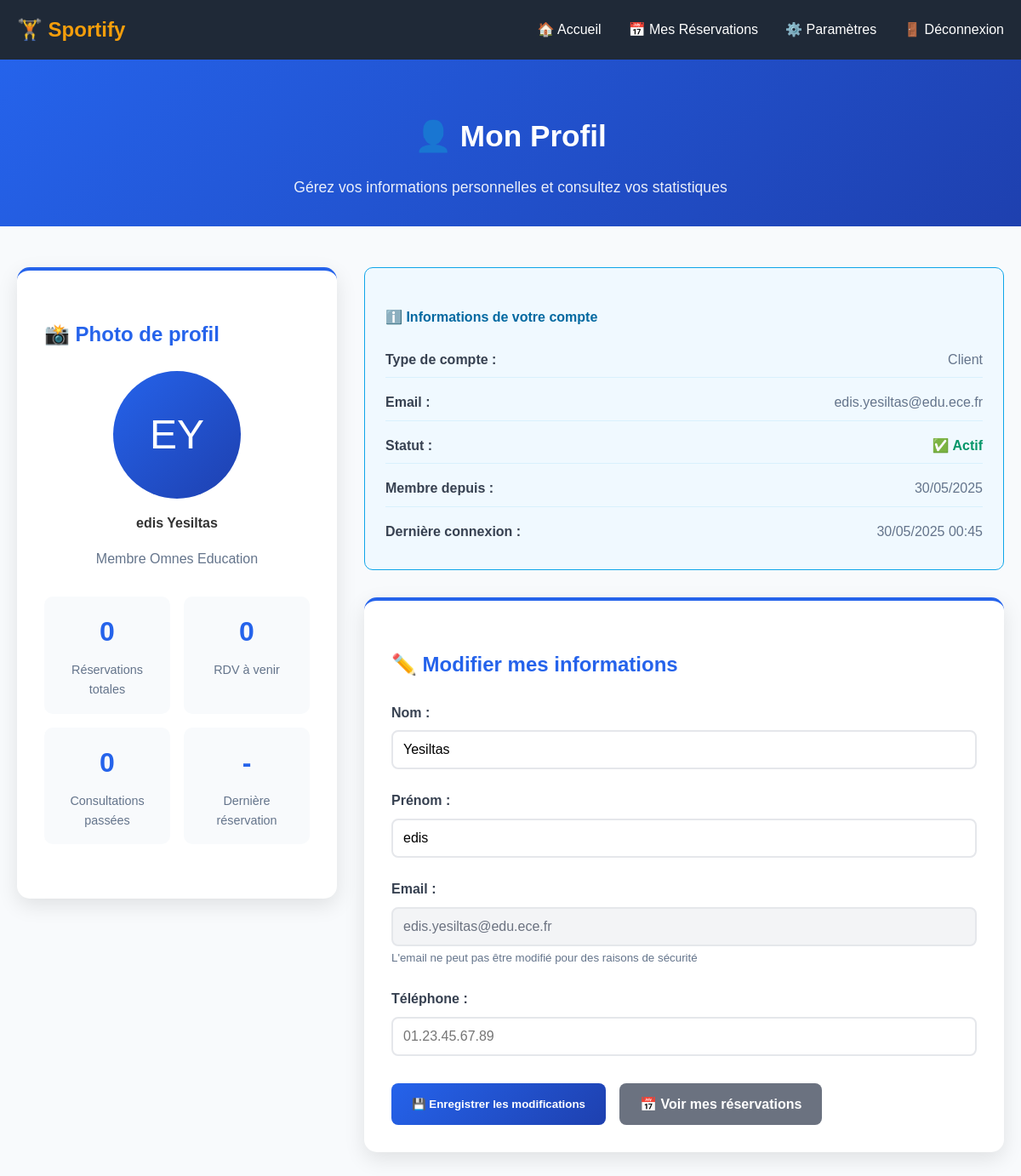
Page /mon_profil.php (signed in) on the committed database.
### tables this page shows
CREATE TABLE IF NOT EXISTS `utilisateurs` (
  `id` int NOT NULL AUTO_INCREMENT,
  `nom` varchar(100) NOT NULL,
  `prenom` varchar(100) NOT NULL,
  `email` varchar(100) NOT NULL,
  `mot_de_passe` varchar(255) NOT NULL,
  `type_compte` enum('administrateur','coach','client') DEFAULT 'client',
  `telephone` varchar(20) DEFAULT NULL,
  `photo_profil` varchar(255) DEFAULT NULL,
  `statut` enum('actif','suspendu','inactif') DEFAULT 'actif',
  `date_creation` timestamp NULL DEFAULT CURRENT_TIMESTAMP,
  `derniere_connexion` timestamp NULL DEFAULT NULL,
  `created_at` timestamp NULL DEFAULT CURRENT_TIMESTAMP,
  `updated_at` timestamp NULL DEFAULT CURRENT_TIMESTAMP ON UPDATE CURRENT_TIMESTAMP,
  PRIMARY KEY (`id`),
  UNIQUE KEY `email` (`email`),
  KEY `idx_email` (`email`),
  KEY `idx_type_compte` (`type_compte`)
);

### mon_profil.php (the view, shortened to what this page needs)
<?php
$user = getCurrentUser();
function getClientProfile($user_id) {
    $conn = getdbConnection();
    $query = "SELECT u.*,
                     COUNT(c.id) as nb_reservations_total,
                     COUNT(CASE WHEN c.date_creneau >= CURDATE() THEN 1 END) as nb_reservations_futures,
                     COUNT(CASE WHEN c.date_creneau < CURDATE() THEN 1 END) as nb_consultations_passees,
                     MAX(c.date_creneau) as derniere_reservation
              FROM utilisateurs u
              LEFT JOIN creneaux c ON c.etudiant_email = u.email AND c.statut = 'reserve'
              WHERE u.id = :user_id AND u.type_compte = 'client'
              GROUP BY u.id";
    $stmt = $conn->prepare($query);
    $stmt->bindParam(':user_id', $user_id);
    $stmt->execute();
    return $stmt->fetch();
}
$profile = getClientProfile($user['id']);
?>
<!DOCTYPE html>
<html lang="fr">
<head>
</head>
<body>
    <nav class="navbar">
        <div class="nav-container">
            <a href="index.php" class="logo">🏋️ Sportify</a>
            <div class="nav-links">
                <a href="index.php">🏠 Accueil</a>
                <a href="mes_reservations.php">📅 Mes Réservations</a>
                <a href="parametres.php">⚙️ Paramètres</a>
                <a href="logout.php">🚪 Déconnexion</a>
            </div>
        </div>
    </nav>
    <section class="page-header">
        <div class="container">
            <h1>👤 Mon Profil</h1>
            <p>Gérez vos informations personnelles et consultez vos statistiques</p>
        </div>
    </section>
    <section class="main-content">
        <div class="container">
            <div class="profile-grid">
                <div>
                    <div class="info-card">
                        <h3 class="card-title">📸 Photo de profil</h3>
                        <div class="profile-photo-section">
                            <?php if (!empty($profile['photo_profil'])): ?>
                                <img src="<?= htmlspecialchars($profile['photo_profil']) ?>" alt="Photo de profil" class="profile-photo">
                            <?php else: ?>
                                <div class="photo-placeholder">
                                    <?= strtoupper(substr($profile['prenom'], 0, 1) . substr($profile['nom'], 0, 1)) ?>
                                </div>
                            <?php endif; ?>
                            <p><strong><?= htmlspecialchars($profile['prenom'] . ' ' . $profile['nom']) ?></strong></p>
                            <p style="color: #64748b;">Membre Omnes Education</p>
                        </div>
                        <div class="stats-grid">
                            <div class="stat-item">
                                <div class="stat-number"><?= $profile['nb_reservations_total'] ?: 0 ?></div>
                                <div class="stat-label">Réservations totales</div>
                            </div>
                            <div class="stat-item">
                                <div class="stat-number"><?= $profile['nb_reservations_futures'] ?: 0 ?></div>
                                <div class="stat-label">RDV à venir</div>
                            </div>
                            <div class="stat-item">
                                <div class="stat-number"><?= $profile['nb_consultations_passees'] ?: 0 ?></div>
                                <div class="stat-label">Consultations passées</div>
                            </div>
                            <div class="stat-item">
                                <div class="stat-number">
                                    <?php if ($profile['derniere_reservation']): ?>
                                        <?= date('d/m', strtotime($profile['derniere_reservation'])) ?>
                                    <?php else: ?>
                                        -
                                    <?php endif; ?>
                                </div>
                                <div class="stat-label">Dernière réservation</div>
                            </div>
                        </div>
                    </div>
                </div>
                <div>
                    <div class="account-info">
                        <h4>ℹ️ Informations de votre compte</h4>
                        <div class="info-row">
                            <span class="info-label">Type de compte :</span>
                            <span class="info-value"><?= ucfirst($profile['type_compte']) ?></span>
                        </div>
                        <div class="info-row">
                            <span class="info-label">Email :</span>
                            <span class="info-value"><?= htmlspecialchars($profile['email']) ?></span>
                        </div>
                        <div class="info-row">
                            <span class="info-label">Statut :</span>
                            <span class="info-value">
                                <span style="color: #059669; font-weight: 600;">✅ <?= ucfirst($profile['statut']) ?></span>
                            </span>
                        </div>
                        <div class="info-row">
                            <span class="info-label">Membre depuis :</span>
                            <span class="info-value"><?= date('d/m/Y', strtotime($profile['date_creation'])) ?></span>
                        </div>
                        <?php if ($profile['derniere_connexion']): ?>
                        <div class="info-row">
                            <span class="info-label">Dernière connexion :</span>
                            <span class="info-value"><?= date('d/m/Y H:i', strtotime($profile['derniere_connexion'])) ?></span>
                        </div>
                        <?php endif; ?>
                    </div>
                    <div class="info-card">
                        <h3 class="card-title">✏️ Modifier mes informations</h3>
                        <form id="profileForm">
                            <div class="form-group">
                                <label for="nom">Nom :</label>
                                <input type="text" id="nom" name="nom" value="<?= htmlspecialchars($profile['nom']) ?>" required>
                            </div>
                            <div class="form-group">
                                <label for="prenom">Prénom :</label>
                                <input type="text" id="prenom" name="prenom" value="<?= htmlspecialchars($profile['prenom']) ?>" required>
                            </div>
                            <div class="form-group">
                                <label for="email">Email :</label>
                                <input type="email" id="email" name="email" value="<?= htmlspecialchars($profile['email']) ?>" disabled>
                                <small style="color: #64748b;">L'email ne peut pas être modifié pour des raisons de sécurité</small>
                            </div>
                            <div class="form-group">
                                <label for="telephone">Téléphone :</label>
                                <input type="tel" id="telephone" name="telephone" value="<?= htmlspecialchars($profile['telephone'] ?: '') ?>" placeholder="01.23.45.67.89">
                            </div>
                            <div style="display: flex; gap: 1rem; margin-top: 2rem;">
                                <button type="submit" class="btn btn-primary">
                                    💾 Enregistrer les modifications
                                </button>
                                <a href="mes_reservations.php" class="btn btn-secondary">
                                    📅 Voir mes réservations
                                </a>
                            </div>
                        </form>
                    </div>
                </div>
            </div>
        </div>
    </section>
</body>
</html>

### mon_profil.php (style rules this page uses)
body { margin: 0; padding: 0; font-family: Arial, sans-serif; background-color: #f8fafc; color: #333; line-height: 1.6; }
.navbar { background-color: #1f2937; padding: 1rem 0; }
.nav-container { max-width: 1200px; margin: 0 auto; display: flex; justify-content: space-between; align-items: center; padding: 0 20px; }
.logo { color: #f59e0b; font-size: 1.5rem; font-weight: bold; text-decoration: none; }
.nav-links { display: flex; gap: 2rem; align-items: center; }
.nav-links a { color: white; text-decoration: none; transition: color 0.3s; }
.page-header { background: linear-gradient(135deg, #2563eb, #1e40af); color: white; padding: 2rem 0; text-align: center; }
.page-header h1 { font-size: 2.2rem; margin-bottom: 0.5rem; }
.page-header p { font-size: 1.1rem; margin-bottom: 0; opacity: 0.9; }
.container { max-width: 1200px; margin: 0 auto; padding: 0 20px; }
.main-content { padding: 3rem 0; }
.profile-grid { display: grid; grid-template-columns: 1fr 2fr; gap: 2rem; margin-bottom: 2rem; }
.info-card { background: white; border-radius: 15px; padding: 2rem; box-shadow: 0 8px 25px rgba(0,0,0,0.1); border-top: 4px solid #2563eb; }
.card-title { color: #2563eb; font-size: 1.5rem; font-weight: bold; margin-bottom: 1.5rem; }
.profile-photo-section { text-align: center; margin-bottom: 2rem; }
.photo-placeholder { width: 150px; height: 150px; border-radius: 50%; background: linear-gradient(135deg, #2563eb, #1e40af); display: flex; align-items: center; justify-content: center; color: white; font-size: 3rem; margin: 0 auto 1rem; }
.stats-grid { display: grid; grid-template-columns: repeat(2, 1fr); gap: 1rem; margin-bottom: 2rem; }
.stat-item { background: #f8fafc; padding: 1rem; border-radius: 10px; text-align: center; }
.stat-number { font-size: 2rem; font-weight: bold; color: #2563eb; margin-bottom: 0.5rem; }
.stat-label { color: #64748b; font-size: 0.9rem; }
.form-group { margin-bottom: 1.5rem; }
.form-group label { display: block; margin-bottom: 0.5rem; font-weight: 600; color: #374151; }
.form-group input { width: 100%; padding: 0.75rem; border: 2px solid #e5e7eb; border-radius: 8px; font-size: 1rem; box-sizing: border-box; transition: border-color 0.3s; }
.form-group input:disabled { background: #f3f4f6; color: #6b7280; cursor: not-allowed; }
.btn { padding: 0.75rem 1.5rem; border: none; border-radius: 8px; font-weight: 600; cursor: pointer; transition: all 0.3s; text-decoration: none; display: inline-block; text-align: center; }
.btn-primary { background: linear-gradient(135deg, #2563eb, #1e40af); color: white; }
.btn-secondary { background: #6b7280; color: white; }
.account-info { background: #f0f9ff; border: 1px solid #0ea5e9; border-radius: 10px; padding: 1.5rem; margin-bottom: 2rem; }
.account-info h4 { color: #0369a1; margin-bottom: 1rem; }
.info-row { display: flex; justify-content: space-between; margin-bottom: 0.5rem; padding: 0.5rem 0; border-bottom: 1px solid rgba(14, 165, 233, 0.1); }
.info-row:last-child { border-bottom: none; margin-bottom: 0; }
.info-label { font-weight: 600; color: #374151; }
.info-value { color: #64748b; }

### rows in the picture
utilisateurs: prenom+nom "EY", prenom+nom "edis Yesiltas", type_compte "Client", email "edis.yesiltas@edu.ece.fr", statut "Actif", date_creation "30/05/2025", derniere_connexion "30/05/2025 00:45", nom "Yesiltas", prenom "edis"

### other values in the picture
$profile['nb_reservations_total'] ?: 0 "0"
$profile['nb_reservations_futures'] ?: 0 "0"
$profile['nb_consultations_passees'] ?: 0 "0"
